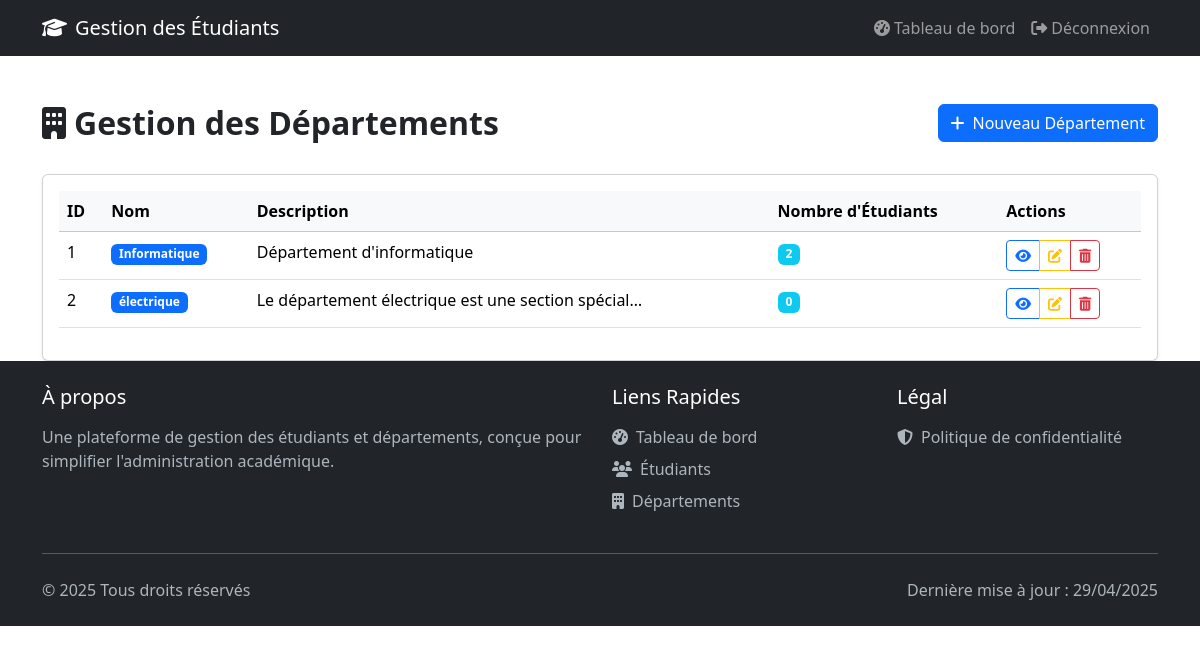
Before: /departements/ (signed in) with the older database file.
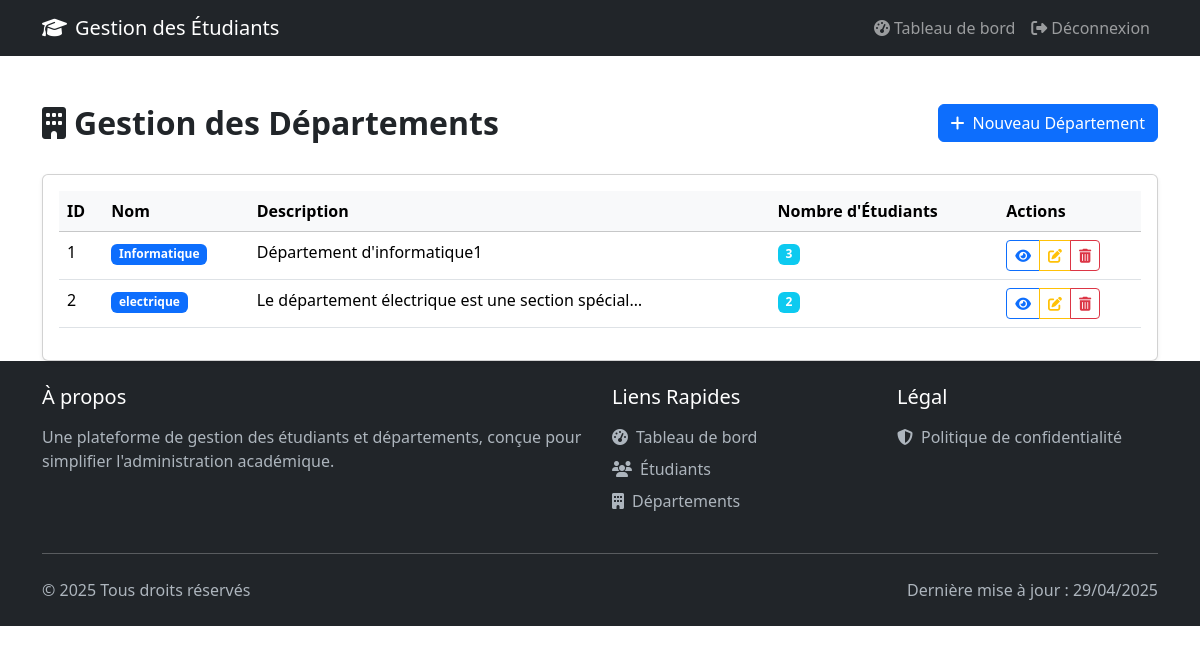
After: the same page with the newer database file.
### webapp/models.py (models this page shows, shortened)
class Departement(models.Model):
    nom_departement = models.CharField(
        max_length=250,
        verbose_name=_("Nom du département"),
        help_text=_("Entrez le nom du département"),
        validators=[MinLengthValidator(2)]
    )
    description = models.TextField(
        blank=True,
        null=True,
        verbose_name=_("Description"),
        help_text=_("Description détaillée du département")
    )
    class Meta:
        verbose_name = _("Département")
        verbose_name_plural = _("Départements")
        ordering = ['nom_departement']

### webapp/views.py (the view)
# urls.py: path('departements/', views.departements, name='departements'),
@login_required(login_url='login')
def departements(request):
    try:
        departements = Departement.objects.all()
        return render(request, 'web/departements.html', {'departements': departements})
    except Exception as e:
        messages.error(request, f"Erreur lors du chargement des départements: {str(e)}")
        return redirect('dashboard')

### templates/web/departements.html (shortened to what this page needs)
{% extends 'base.html' %}
{% block content %}
<div class="container mt-5">
    <div class="row mb-4">
        <div class="col">
            <h2 class="fw-bold">
                <i class="fas fa-building me-2"></i>Gestion des Départements
            </h2>
        </div>
        <div class="col text-end">
            <a href="{% url 'create_departement' %}" class="btn btn-primary">
                <i class="fas fa-plus me-2"></i>Nouveau Département
            </a>
        </div>
    </div>
    <div class="card shadow-sm">
        <div class="card-body">
            {% if departements %}
                <div class="table-responsive">
                    <table class="table table-hover">
                        <thead class="table-light">
                            <tr>
                                <th>ID</th>
                                <th>Nom</th>
                                <th>Description</th>
                                <th>Nombre d'Étudiants</th>
                                <th>Actions</th>
                            </tr>
                        </thead>
                        <tbody>
                            {% for departement in departements %}
                                <tr>
                                    <td>{{ departement.id }}</td>
                                    <td>
                                        <span class="badge bg-primary">
                                            {{ departement.nom_departement }}
                                        </span>
                                    </td>
                                    <td>{{ departement.description|truncatechars:50 }}</td>
                                    <td>
                                        <span class="badge bg-info">
                                            {{ departement.etudiant_set.count }}
                                        </span>
                                    </td>
                                    <td>
                                        <div class="btn-group">
                                            <a href="{% url 'view_departement' departement.id %}"
                                               class="btn btn-sm btn-outline-primary">
                                                <i class="fas fa-eye"></i>
                                            </a>
                                            <a href="{% url 'update_departement' departement.id %}"
                                               class="btn btn-sm btn-outline-warning">
                                                <i class="fas fa-edit"></i>
                                            </a>
                                            <a href="{% url 'delete_departement' departement.id %}"
                                               onclick="return confirm('Êtes-vous sûr de vouloir supprimer ce département ?')"
                                               class="btn btn-sm btn-outline-danger">
                                                <i class="fas fa-trash-alt"></i>
                                            </a>
                                        </div>
                                    </td>
                                </tr>
                            {% endfor %}
                        </tbody>
                    </table>
                </div>
            {% else %}
                <div class="alert alert-info">
                    <i class="fas fa-info-circle me-2"></i>
                    Aucun département n'a été créé pour le moment.
                </div>
            {% endif %}
        </div>
    </div>
</div>
{% endblock %}

Changed rows visible on the page:
changed Departement "Informatique": description "Département d'informatique" → "Département d'informatique1"; etudiant_set.count "2" → "3"
changed Departement "Le département électrique est une section spécial…": nom_departement "électrique" → "electrique"; etudiant_set.count "0" → "2"
